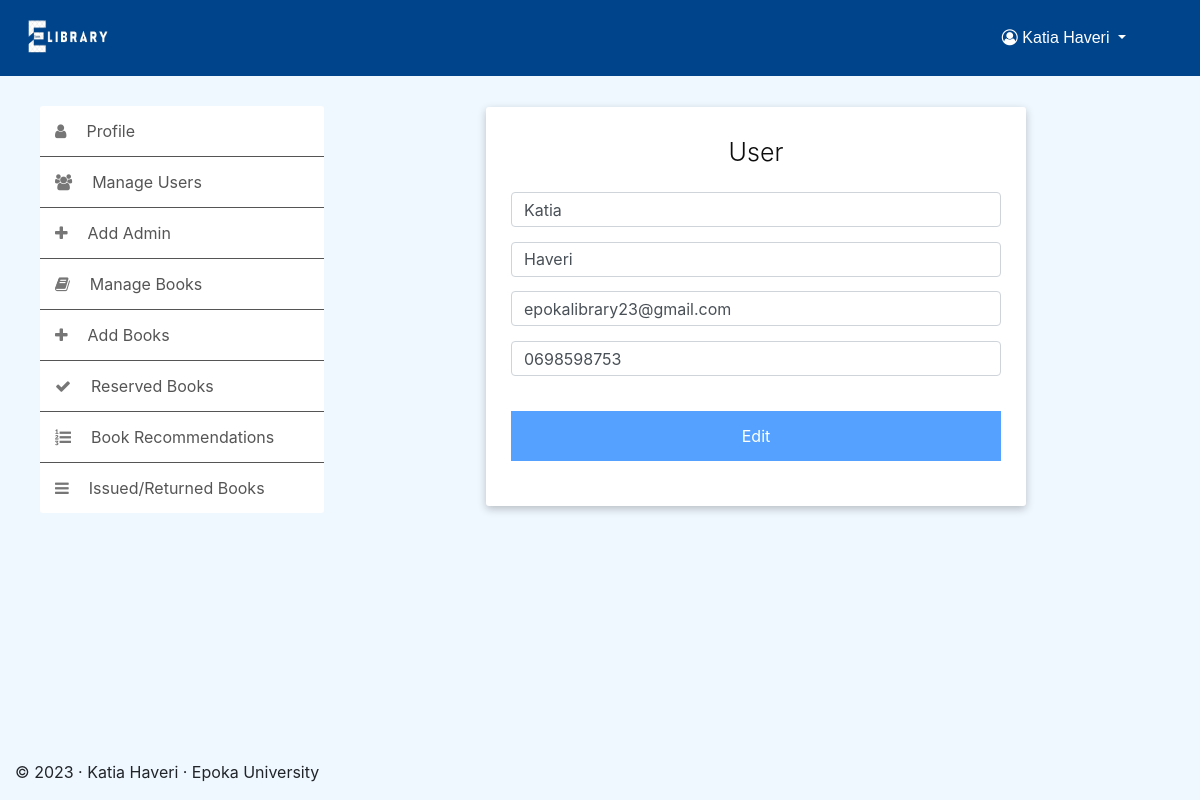
Page /useredit.php?id=55 (signed in) on the committed database.
### tables this page shows
CREATE TABLE `users` (
  `id` int(12) NOT NULL,
  `firstname` varchar(50) NOT NULL,
  `lastname` varchar(50) NOT NULL,
  `type` varchar(50) NOT NULL,
  `phoneno` varchar(50) NOT NULL,
  `email` varchar(50) NOT NULL,
  `password` varchar(50) NOT NULL
);

### useredit.php (the view, shortened to what this page needs)
<!DOCTYPE html>
    <html>
    <head>
        <link rel="stylesheet" href="https://cdn.jsdelivr.net/npm/bootstrap@4.0.0/dist/css/bootstrap.min.css"
>
        <link rel="stylesheet" href="https://cdnjs.cloudflare.com/ajax/libs/font-awesome/4.7.0/css/font-awesome.min.css">
        <link rel="stylesheet" href="style/style.css" />
    </head>
<?php
include('nav.php');
function display($id, $name, $lastname, $email, $phone)
{
    ?>
    <body>
        <div class="wrapper">
            <div class="container">
                <div class="row">
                    <?php
                    include 'menu.php';
                    ?>
                    <form class="form" action="" method="post">
                        <h1 class="login-title">User</h1>
                        <input type="text" class="form-control" name="firstname" placeholder="Firstname"
                            value="<?php echo $name ?>" required />
                        <input type="text" class="form-control" name="lastname" placeholder="Lastname"
                            value="<?php echo $lastname ?>" required />
                        <input type="email" class="form-control" name="email" pattern="[^@\s]+@[^@\s]+\.[^@\s]+"
                            title="Only epoka email can access" placeholder="Email Adress" value="<?php echo $email ?>"
                            required>
                        <input type="tel" class="form-control" name="phone" placeholder="Phone number"
                            title="Format 0698781963"
                            oninput="this.value = this.value.replace(/[^0-9.]/g, '').replace(/(\..*)\./g, '$1');"
                            value="<?php echo $phone ?>" required />
                        <input type="submit" name="submit" value="Edit" style="margin-bottom:15px" class="login-button">
                    </form>
                    <?php
}
if (isset($_POST['submit'])) {
    $firstname = stripslashes($_POST['firstname']);
    $lastname = stripslashes($_POST['lastname']);
    $phone = stripslashes($_POST['phone']);
    $email = stripslashes($_POST['email']);
    $id = $_SESSION['id'];
    mysqli_query($con, "UPDATE users SET firstname='$firstname', lastname='$lastname', phoneno='$phone', email='$email' where id='$id'");
    header("Location: /project/admin/admin.php");
} else {
    if (isset($_GET['id']) && is_numeric($_GET['id']) && $_GET['id'] > 0) {
        $id = $_GET['id'];
        $result = mysqli_query($con, "SELECT * FROM users WHERE id=$id");
        $row = mysqli_fetch_array($result);
        if ($row) {
            $name = $row['firstname'];
            $lastname = $row['lastname'];
            $email = $row['email'];
            $phone = $row['phoneno'];
            display($id, $name, $lastname, $email, $phone);
        }
    }
}
?>
            </div>
        </div>
    </div>
    <?php
    require 'footer.php';
    ?>
</body>

### style/style.css (style rules this page uses)
body { background-color: aliceblue !important; min-height: 100vh; display: flex; flex-direction: column; }
.form { margin: 80px auto; width: 300px; padding: 30px 25px; background: white; box-shadow: rgba(0, 0, 0, 0.24) 0px 3px 8px; border-radius: 10px; }
h1.login-title { color: #0e0d0d; margin: 0px auto 25px; font-size: 25px; font-weight: 300; text-align: center; }
.form-control { margin-bottom: 3%; height: 35px; width: 100%; }
.login-button { margin-top: 20px; color: #fff; background: #55a1ff; border: 0; outline: 0; width: 100%; height: 50px; font-size: 16px; text-align: center; cursor: pointer; }
.wrapper { padding: 30px 0; }
.row .form { margin-top: 1px; width: 50%; border-radius: 3px; }
.container { margin-left: 0; max-width: 90%; }
@media (min-width: 1000px) { .container { margin-left: 0; } }

### rows in the picture
users: firstname "Katia", lastname "Haveri", email "epokalibrary23@gmail.com", phone "0698598753"

### other values in the picture
$_SESSION['firstname'] "Katia"
$_SESSION['lastname'] "Haveri"
